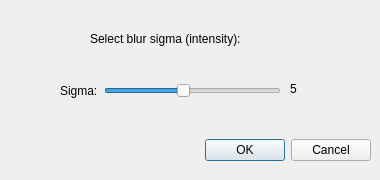
<?xml version="1.0" encoding="UTF-8"?>
<ui version="4.0">
 <class>Dialog</class>
 <widget class="QDialog" name="Dialog">
  <property name="geometry">
   <rect>
    <x>0</x>
    <y>0</y>
    <width>380</width>
    <height>180</height>
   </rect>
  </property>
  <property name="minimumSize">
   <size>
    <width>380</width>
    <height>180</height>
   </size>
  </property>
  <property name="maximumSize">
   <size>
    <width>380</width>
    <height>180</height>
   </size>
  </property>
  <property name="windowTitle">
   <string>Blur</string>
  </property>
  <widget class="QDialogButtonBox" name="buttonBox">
   <property name="geometry">
    <rect>
     <x>190</x>
     <y>130</y>
     <width>181</width>
     <height>41</height>
    </rect>
   </property>
   <property name="orientation">
    <enum>Qt::Horizontal</enum>
   </property>
   <property name="standardButtons">
    <set>QDialogButtonBox::Cancel|QDialogButtonBox::Ok</set>
   </property>
  </widget>
  <widget class="QWidget" name="layoutWidget">
   <property name="geometry">
    <rect>
     <x>60</x>
     <y>70</y>
     <width>221</width>
     <height>41</height>
    </rect>
   </property>
   <layout class="QHBoxLayout" name="horizontalLayout">
    <item>
     <widget class="QLabel" name="labelDeviation">
      <property name="text">
       <string>Sigma:</string>
      </property>
     </widget>
    </item>
    <item>
     <widget class="QSlider" name="sliderDeviation">
      <property name="minimum">
       <number>1</number>
      </property>
      <property name="maximum">
       <number>10</number>
      </property>
      <property name="pageStep">
       <number>2</number>
      </property>
      <property name="sliderPosition">
       <number>5</number>
      </property>
      <property name="orientation">
       <enum>Qt::Horizontal</enum>
      </property>
     </widget>
    </item>
   </layout>
  </widget>
  <widget class="QLabel" name="label">
   <property name="geometry">
    <rect>
     <x>90</x>
     <y>30</y>
     <width>201</width>
     <height>17</height>
    </rect>
   </property>
   <property name="text">
    <string>Select blur sigma (intensity):</string>
   </property>
  </widget>
  <widget class="QLabel" name="label_2">
   <property name="geometry">
    <rect>
     <x>290</x>
     <y>80</y>
     <width>41</width>
     <height>17</height>
    </rect>
   </property>
   <property name="text">
    <string>5</string>
   </property>
  </widget>
 </widget>
 <resources/>
 <connections>
  <connection>
   <sender>buttonBox</sender>
   <signal>accepted()</signal>
   <receiver>Dialog</receiver>
   <slot>accept()</slot>
   <hints>
    <hint type="sourcelabel">
     <x>248</x>
     <y>254</y>
    </hint>
    <hint type="destinationlabel">
     <x>157</x>
     <y>274</y>
    </hint>
   </hints>
  </connection>
  <connection>
   <sender>buttonBox</sender>
   <signal>rejected()</signal>
   <receiver>Dialog</receiver>
   <slot>reject()</slot>
   <hints>
    <hint type="sourcelabel">
     <x>316</x>
     <y>260</y>
    </hint>
    <hint type="destinationlabel">
     <x>286</x>
     <y>274</y>
    </hint>
   </hints>
  </connection>
 </connections>
</ui>
